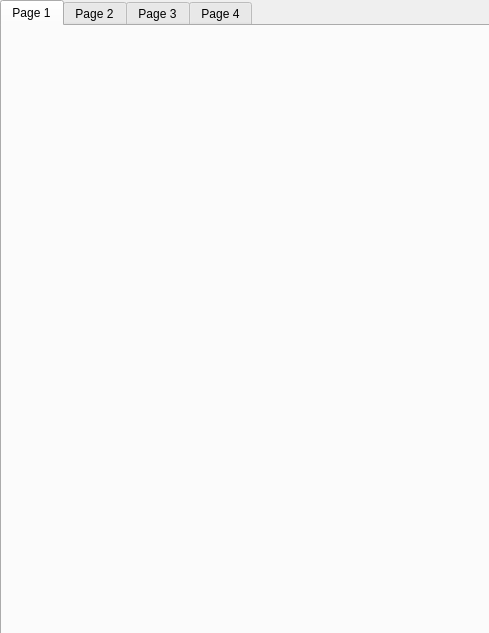
<?xml version="1.0" encoding="UTF-8"?>
<ui version="4.0">
 <class>help</class>
 <widget class="QMainWindow" name="help">
  <property name="geometry">
   <rect>
    <x>0</x>
    <y>0</y>
    <width>489</width>
    <height>633</height>
   </rect>
  </property>
  <property name="minimumSize">
   <size>
    <width>489</width>
    <height>633</height>
   </size>
  </property>
  <property name="maximumSize">
   <size>
    <width>489</width>
    <height>633</height>
   </size>
  </property>
  <property name="windowTitle">
   <string>help</string>
  </property>
  <widget class="QWidget" name="centralwidget">
   <widget class="QTabWidget" name="tabWidget">
    <property name="geometry">
     <rect>
      <x>0</x>
      <y>0</y>
      <width>491</width>
      <height>641</height>
     </rect>
    </property>
    <property name="currentIndex">
     <number>0</number>
    </property>
    <widget class="QWidget" name="tab">
     <attribute name="title">
      <string>Page 1</string>
     </attribute>
     <widget class="QLabel" name="label_2">
      <property name="geometry">
       <rect>
        <x>0</x>
        <y>0</y>
        <width>491</width>
        <height>601</height>
       </rect>
      </property>
      <property name="text">
       <string/>
      </property>
      <property name="pixmap">
       <pixmap resource="help.qrc">:/new/prefix1/Screenshot (79).png</pixmap>
      </property>
      <property name="scaledContents">
       <bool>true</bool>
      </property>
     </widget>
    </widget>
    <widget class="QWidget" name="tab_2">
     <attribute name="title">
      <string>Page 2</string>
     </attribute>
     <widget class="QLabel" name="label_3">
      <property name="geometry">
       <rect>
        <x>-6</x>
        <y>-5</y>
        <width>491</width>
        <height>611</height>
       </rect>
      </property>
      <property name="text">
       <string/>
      </property>
      <property name="pixmap">
       <pixmap resource="help.qrc">:/new/prefix1/Screenshot (80).png</pixmap>
      </property>
      <property name="scaledContents">
       <bool>true</bool>
      </property>
     </widget>
    </widget>
    <widget class="QWidget" name="tab_3">
     <attribute name="title">
      <string>Page 3</string>
     </attribute>
     <widget class="QLabel" name="label_4">
      <property name="geometry">
       <rect>
        <x>0</x>
        <y>0</y>
        <width>491</width>
        <height>601</height>
       </rect>
      </property>
      <property name="text">
       <string/>
      </property>
      <property name="pixmap">
       <pixmap resource="help.qrc">:/new/prefix1/Screenshot (81).png</pixmap>
      </property>
      <property name="scaledContents">
       <bool>true</bool>
      </property>
     </widget>
    </widget>
    <widget class="QWidget" name="tab_4">
     <attribute name="title">
      <string>Page 4</string>
     </attribute>
     <widget class="QLabel" name="label">
      <property name="geometry">
       <rect>
        <x>-6</x>
        <y>-5</y>
        <width>491</width>
        <height>611</height>
       </rect>
      </property>
      <property name="text">
       <string/>
      </property>
      <property name="pixmap">
       <pixmap resource="help.qrc">:/new/prefix1/Screenshot (82).png</pixmap>
      </property>
      <property name="scaledContents">
       <bool>true</bool>
      </property>
     </widget>
    </widget>
   </widget>
  </widget>
 </widget>
 <resources>
  <include location="help.qrc"/>
 </resources>
 <connections/>
</ui>
